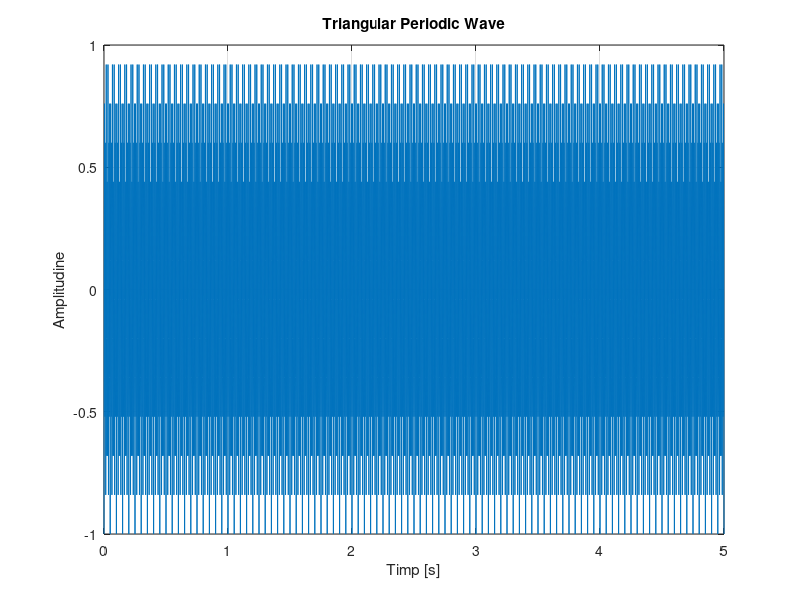
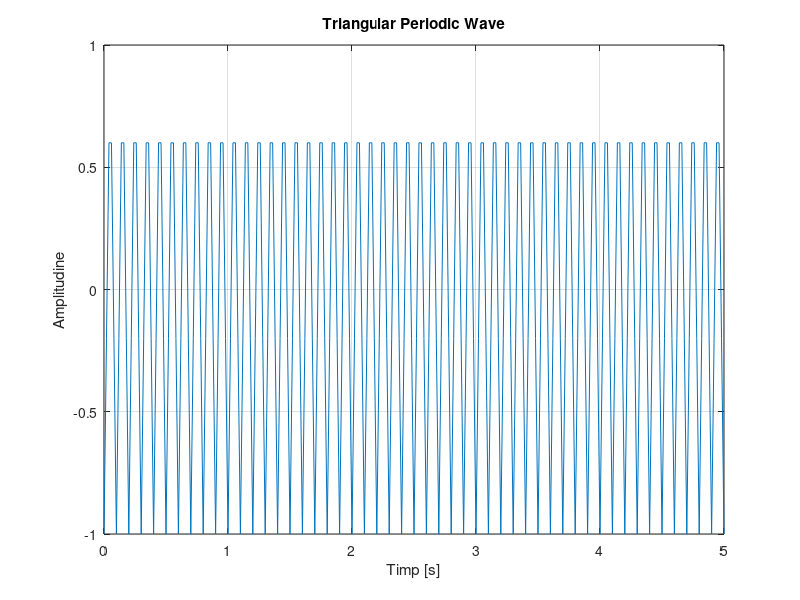
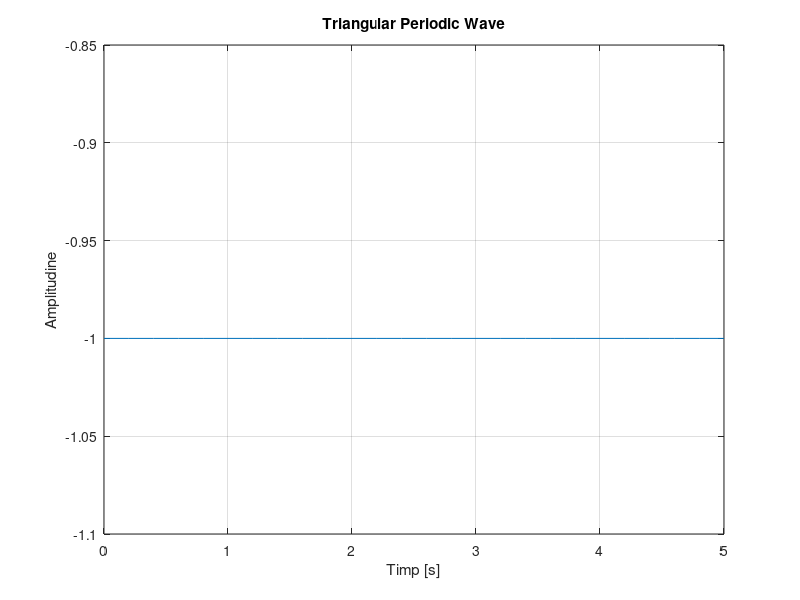

These charts were generated, in order, by the following MATLAB code:
figure 1
t = 0:0.002:5;      
x = sawtooth (2 * pi * 140 * t , 0.5);    
plot(t,x),xlabel('Timp [s]'),ylabel('Amplitudine'),title('Triangular Periodic Wave'),grid;

figure 2
t = 0:0.02:5;      
x = sawtooth (2 * pi * 140 * t , 0.5);    
plot(t,x),xlabel('Timp [s]'),ylabel('Amplitudine'),title('Triangular Periodic Wave'),grid;


figure 3
t = 0:0.2:5;      
x = sawtooth (2 * pi * 140 * t , 0.5);    
plot(t,x),xlabel('Timp [s]'),ylabel('Amplitudine'),title('Triangular Periodic Wave'),grid;
